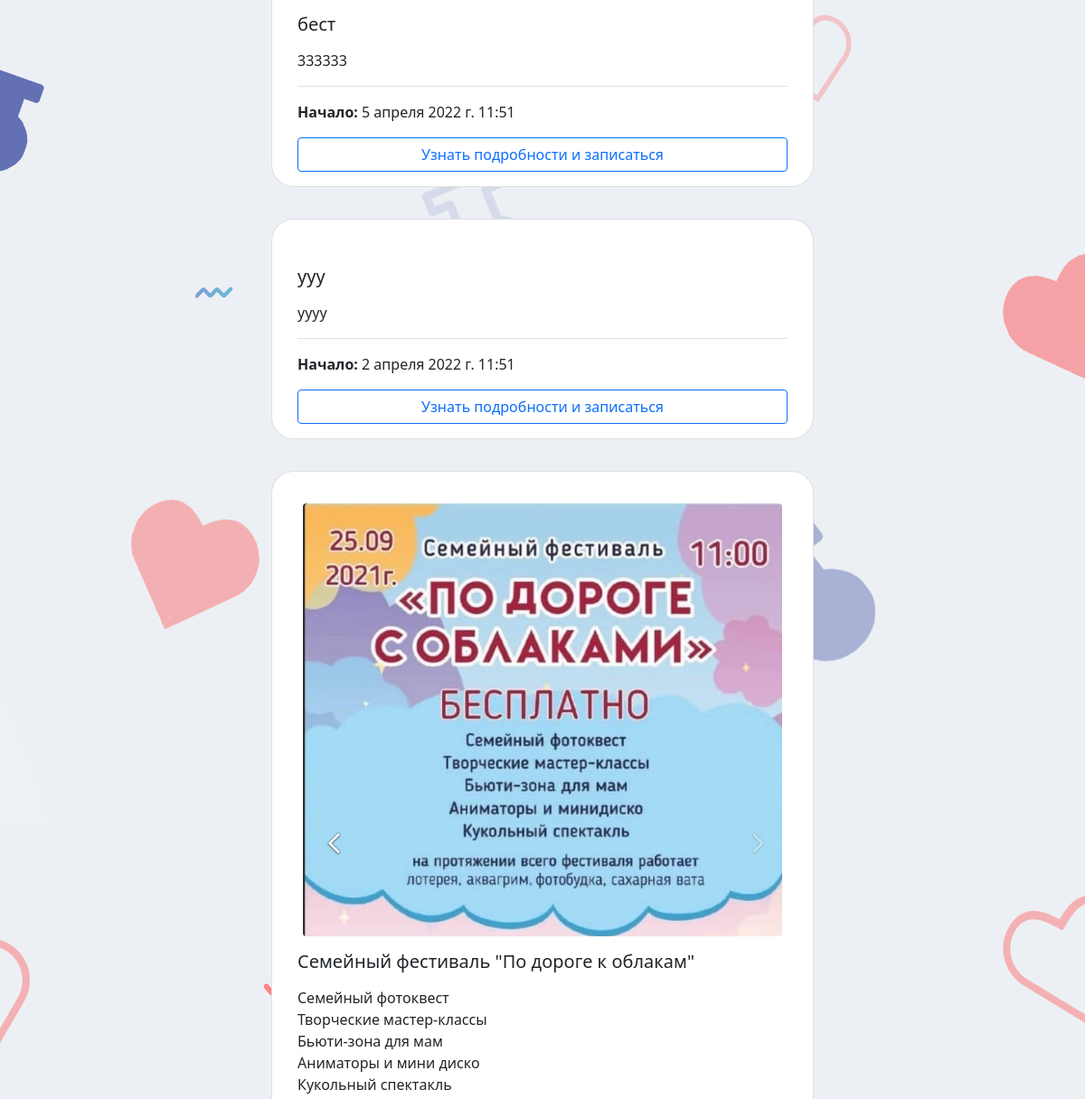
/events/ (middle part), run on an earlier commit of the app's database.
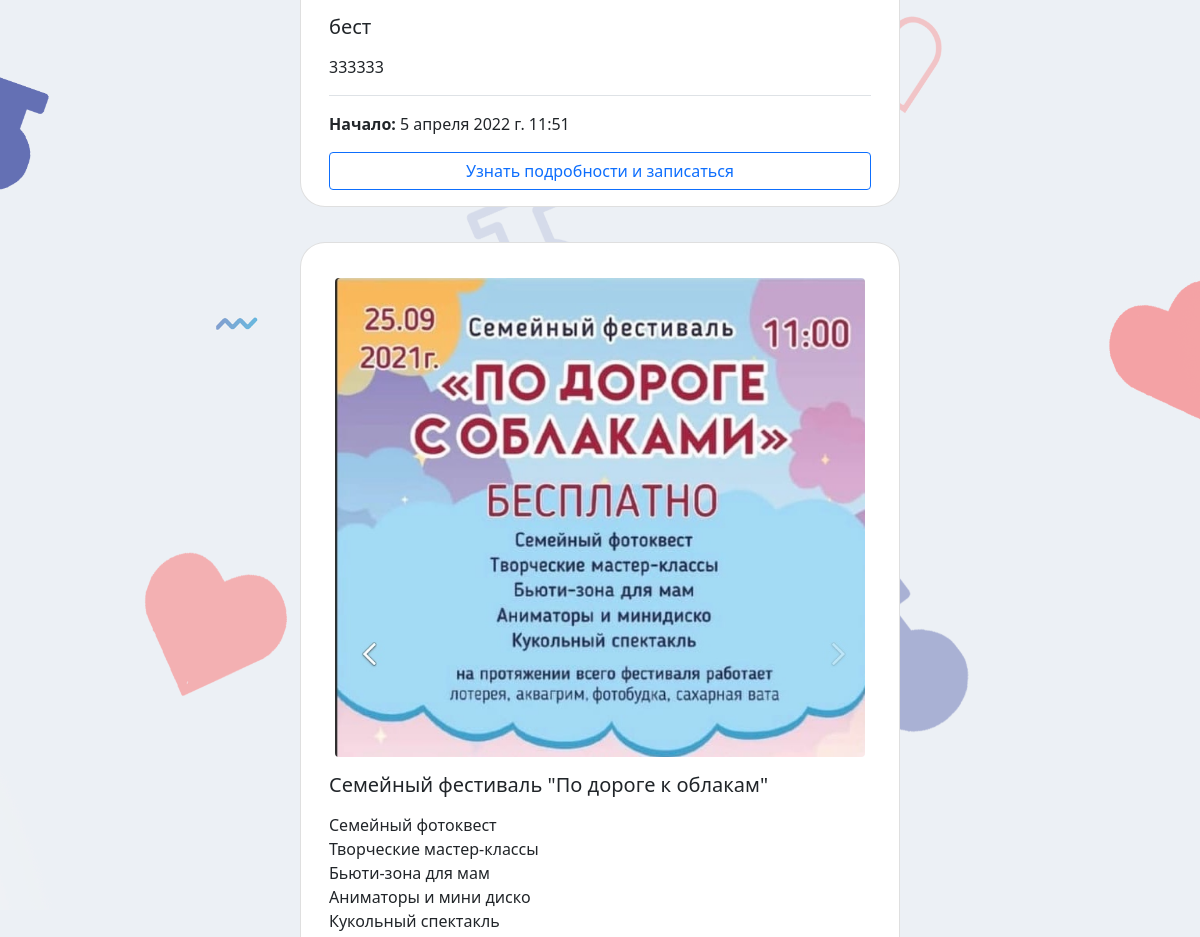
And on a later commit of the database.
### events/models.py (models this page shows, shortened)
class Events(models.Model):
    title = models.CharField(max_length=150, verbose_name='Наименование')
    content = models.TextField(blank=True, verbose_name='Описание')
    photo = models.ImageField(upload_to='photos/events/%Y/%m/%d', blank=True, verbose_name='Фото')
    start_date = models.DateTimeField(verbose_name='Начало')
    finish_date = models.DateTimeField(blank=True, null=True,verbose_name='Конец')
    communication = models.TextField(blank=True, verbose_name='Контакты')
    location = models.TextField(blank=True, verbose_name='Место проведения')
    is_published = models.BooleanField(default=True, verbose_name='Опубликовано?')
    class Meta:
        verbose_name = 'Мероприятие'
        verbose_name_plural = 'Мероприятия'

### events/views.py (the view)
# urls.py: path('events/', events_page, name='events'),
def events_page(request):
    events = Events.objects.all()
    return render(request, 'events/events.html', {'events': events})

### templates/events/events.html (shortened to what this page needs)
{% extends 'base.html' %}
{% block content %}
    <div class="container">
    <div class="row justify-content-md-center " >
        {% for item in events %}
        {% if item.is_published %}
            <div class="card" style="width: 600px; margin-top: 35px; display: block;margin-left: auto;margin-right: auto;padding-top: 25px; border-radius: 25px;">
            {% if item.photo%}
              <img src="{{ item.photo.url }}" class="img-fluid rounded mx-auto d-block mx-5" alt="" style="margin-top:10px;width: 530px">
            {% endif %}
              <div class="card-body">
                <h5 class="card-title">{{ item.title }}</h5>
                {% autoescape off %}
                    <p class="card-text">{{ item.content|safe|truncatewords:20}}</p>
                {% endautoescape %}
              <div class="border-top" style="padding-top: 1em;padding-bottom: 1em;">
                 <p class="card-text align-items-end" style="font-size: 16px" ><strong>Начало: </strong>{{ item.start_date}}</p>
              </div>
                <a href="{% url 'view_events' item.pk%}" class="btn btn-outline-primary mx-auto d-block mx-5">Узнать подробности и записаться</a>
              </div>
            </div>
        {% endif %}
        {% endfor %}
    </div>
    </div>
{% endblock %}

What changed in the data, as far as the page shows it:
removed Events: title "ууу", content "уууу", start_date "2 апреля 2022 г. 11:51"
